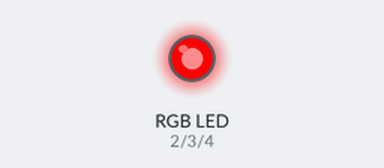
Simulated run of this sketch. Board: Arduino Uno, built with avr-gcc and run on an emulated ATmega328P. Parts: an RGB LED mixed from three pins (HIGH = lit).

Above: at 0.05 s.
At 1.45 s:
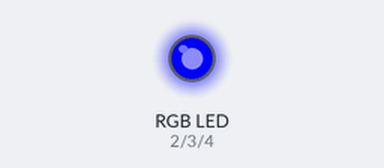
At 2.85 s:
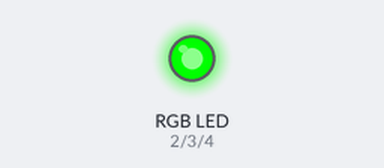
Timing chart, 0 to 3.1 s (numbered marks = the images above):
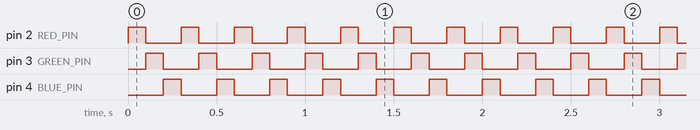

The sketch:

RGB-light-chaser.ino
```cpp
/*
This program defines the pins for each color of an RGB LED and sets them as output pins.
It then turns on each color of the LED (red, green, and blue) one at a time and waits for
100 milliseconds between each change.
This creates a simple color cycle effect where the LED changes color every 100 milliseconds.
The program runs in an infinite loop and continues the color cycle until the power is turned
off or the program is stopped.
*/
// Define the pins for each color of the RGB LED
int RED_PIN = 2;    // Define pin 2 as RED_PIN
int GREEN_PIN = 3;  // Define pin 3 as GREEN_PIN
int BLUE_PIN = 4;   // Define pin 4 as BLUE_PIN

void setup() {
  // Set the RGB LED pins as output
  pinMode(RED_PIN, OUTPUT);    // Set RED_PIN as an output
  pinMode(GREEN_PIN, OUTPUT);  // Set GREEN_PIN as an output
  pinMode(BLUE_PIN, OUTPUT);   // Set BLUE_PIN as an output
}

void loop() {
  //Red pin turns on
  digitalWrite(RED_PIN, HIGH);    // Turn on the RED_PIN
  digitalWrite(GREEN_PIN, LOW);   // Turn off the GREEN_PIN
  digitalWrite(BLUE_PIN, LOW);    // Turn off the BLUE_PIN
  delay(100);                     // Wait for 100 milliseconds

  //Green pin turns on
  digitalWrite(RED_PIN, LOW);    // Turn off the RED_PIN
  digitalWrite(GREEN_PIN, HIGH);  // Turn on the GREEN_PIN
  digitalWrite(BLUE_PIN, LOW);    // Turn off the BLUE_PIN
  delay(100);                     // Wait for 100 milliseconds

  //Blue pin turns on
  digitalWrite(RED_PIN, LOW);    // Turn off the RED_PIN
  digitalWrite(GREEN_PIN, LOW);  // Turn off the GREEN_PIN
  digitalWrite(BLUE_PIN, HIGH);  // Turn on the BLUE_PIN
  delay(100);                     // Wait for 100 milliseconds

}
```

Measured:
- by itself, pin 2 (RED_PIN), pin 3 (GREEN_PIN), pin 4 (BLUE_PIN): alternates HIGH for 0.10 s and LOW for 0.20 s
